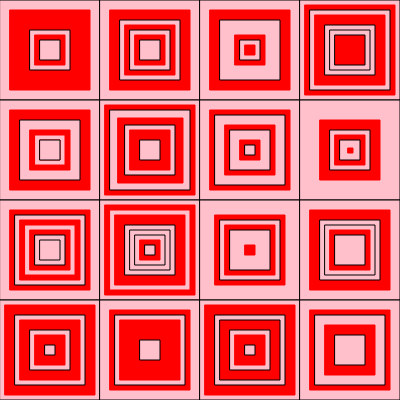
Frame 1 (no input)
Frame 60 (no input): identical to frame 1, image omitted
Frame 120 (the mouse pressed at the canvas centre since frame 60): identical to frame 1, image omitted

The p5.js sketch that drew this single still picture (run headless with seeded random() and noise() and a simulated clock; from frame 60 on, the mouse is pressed at the canvas centre):

// p5.js sketch
// ── sketch.js
function setup() {
  createCanvas(400, 400);
}

function draw() {
  background(220);
}
function draw() {
  
//cuadrado 1
  stroke("black")
fill("pink")
rect(0, 0, 100, 100)

stroke("red")
  fill("red")
  rect(10, 10, 80, 80)
  
  stroke("black")
  fill("pink")
  rect(30, 30, 40, 40)
  
   stroke("red")
  fill("red")
  rect(35, 35, 30, 30)
  
  stroke("black")
  fill("pink")
  rect(40, 40, 20, 20)
  
//cuadrado 2
  stroke("black")
  fill("pink")
  rect(100, 0, 100, 100)
  
  stroke("red")
  fill("red")
  rect(110, 10, 80, 80)
  
  stroke("black")
  fill("pink")
  rect(120, 20, 60, 60)
  
  stroke("red")
  fill("red")
  rect(125, 25, 50, 50)
  
  stroke("black")
  fill("pink")
  rect(130,30, 40, 40)
  
  stroke("red")
  fill("red")
  rect(135, 35, 30, 30)
  
  stroke("black")
  fill("pink")
  rect(140, 40, 20, 20)
  
  //cuadrado 3
  stroke("black")
  fill("pink")
  rect(200, 0, 100, 100)
  
  stroke("red")
  fill("red")
  rect(210, 10, 80, 80)
  
  stroke("black")
  fill("pink")
  rect(220, 20, 60, 60)
  
  stroke("red")
  fill("red")
  rect(235, 35, 30, 30)

  stroke("black")
  fill("pink")
  rect(240, 40, 20, 20)
  
  stroke("red")
  fill("red")
  rect(245, 45, 10, 10)
  
  //cuadrado 4
  stroke("black")
  fill("pink")
  rect(300,0,100,100)
  
  stroke("red")
  fill("red")
  rect(305, 5, 90, 90)
  
  stroke("black")
  fill("pink")
  rect(310, 10, 80, 80)
  
  stroke("red")
  fill("red")
  rect(315, 15, 70, 70)
  
  stroke("black")
  fill("pink")
  rect(325, 25, 50, 50)
  
  stroke("black")
  fill("pink")
  rect(330, 30, 40, 40)
  
  stroke("black")
  fill("red")
  rect(335, 35, 30, 30)
  
  //cuadrado 4
  stroke("black")
  fill("pink")
  rect(0, 100, 100, 100)
  
   stroke("red")
  fill("red")
  rect(10, 110, 80, 80)
  
  stroke("black")
  fill("pink")
  rect(20, 120, 60, 60)

   stroke("red")
  fill("red")
  rect(30, 130, 40, 40)
  
  stroke("red")
  fill("pink")
  rect(35, 135, 30, 30)
  
   stroke("red")
  fill("red")
  rect(40,140, 20, 20)
    
  stroke("black")
  fill("pink")
  rect(40, 140, 20, 20)
  
  //cuadrado 5
  stroke("black")
  fill("pink")
  rect(100, 100, 100, 100)
 
   stroke("red")
  fill("red")
  rect(105, 105, 90, 90)
  
  stroke("black")
  fill("pink")
  rect(110, 110, 80, 80)
  
   stroke("red")
  fill("red")
  rect(118, 118, 65, 65)
  
  stroke("black")
  fill("pink")
  rect(125, 125, 50, 50)
  
   stroke("red")
  fill("red")
  rect(130, 130, 40, 40)
  
  stroke("black")
  fill("pink")
  rect(140, 140, 20, 20)
  
  //cuadrado 6
  stroke("black")
  fill("pink")
  rect(200, 100, 100, 100)
  
   stroke("red")
  fill("red")
  rect(210, 110, 80, 80)
  
  stroke("black")
  fill("pink")
  rect(215, 115, 70, 70)
  
   stroke("red")
  fill("red")
  rect(225, 125, 50, 50)
  
  stroke("black")
  fill("pink")
  rect(230, 130, 40, 40)
  
   stroke("red")
  fill("red")
  rect(240, 140, 20, 20)
  
  stroke("black")
  fill("pink")
  rect(245, 145, 10, 10)
  
  //cuadrado 7
  stroke("black")
  fill("pink")
  rect(300, 100, 100, 100)
  
   stroke("red")
  fill("red")
  rect(320, 120, 60, 60)
  
  stroke("black")
  fill("pink")
  rect(330, 130, 40, 40)
  
   stroke("red")
  fill("red")
  rect(335, 135, 30, 30)
  
  stroke("black")
  fill("pink")
  rect(340, 140, 20, 20)
  
   stroke("red")
  fill("red")
  rect(348, 148, 5, 5)
  
 //cuadrado 8
  stroke("black")
  fill("pink")
  rect(0, 200, 100, 100)
  
  stroke("red")
  fill("red")
  rect(10, 210, 80, 80)
  
  stroke("black")
  fill("pink")
  rect(15, 215, 70, 70)
  
  stroke("red")
  fill("red")
  rect(20, 220, 60, 60)
  
  stroke("red")
  fill("pink")
  rect(25, 225, 50, 50)
  
  stroke("red")
  fill("red")
  rect(30, 230, 40, 40)
  
  stroke("black")
  fill("pink")
  rect(35, 235, 30, 30)
  
  stroke("black")
  fill("pink")
  rect(40, 240, 20, 20)
  
  
  //cuadrado 9
  stroke("black")
  fill("pink")
  rect(100, 200, 100, 100)
  
  stroke("red")
  fill("red")
  rect(105, 205, 90, 90)
    
  stroke("red")
  fill("pink")
  rect(110, 210, 80, 80)
  
stroke("red")
  fill("red")
  rect(115, 215, 70, 70)
  
  stroke("black")
  fill("pink")
  rect(125, 225, 50, 50)
  
  stroke("black")
  fill("pink")
  rect(130, 230, 40, 40)

  stroke("black")
  fill("pink")
  rect(135, 235, 30, 30)
  
  stroke("red")
  fill("red")
  rect(140, 240, 20, 20)
  
  stroke("black")
  fill("pink")
  rect(145, 245, 10, 10)
  
  //cuadrado 10
  stroke("black")
  fill("pink")
  rect(200, 200, 100, 100)
  
  stroke("red")
  fill("red")
  rect(215, 215, 70, 70)
  
  stroke("black")
  fill("pink")
  rect(220, 220, 60, 60)
  
  stroke("red")
  fill("red")
  rect(225, 225, 50, 50)
  
  stroke("black")
  fill("pink")
  rect(230, 230, 40, 40)
  
  stroke("red")
  fill("red")
  rect(245, 245, 10, 10)
  

  //cuadrado 11
  stroke("black")
  fill("pink")
  rect(300, 200, 100, 100)
  
  stroke("red")
  fill("red")
  rect(310, 210, 80, 80)
  
  stroke("black")
  fill("pink")
  rect(320, 220, 60, 60)
  
  stroke("black")
  fill("pink")
  rect(325, 225, 50, 50)
  
  stroke("red")
  fill("red")
  rect(330, 230, 40, 40)
  
  stroke("black")
  fill("pink")
  rect(335, 235, 30, 30)
  
  
  
  //cuadrado 13
  stroke("black")
  fill("pink")
  rect(0, 300, 100, 100)
  
  stroke("red")
  fill("red")
  rect(5, 305, 90, 90)
  
  stroke("black")
  fill("pink")
  rect(15, 315, 70, 70)
  
  stroke("red")
  fill("red")
  rect(20, 320, 60, 60)
  
  stroke("black")
  fill("pink")
  rect(30, 330, 40, 40)
  
  stroke("red")
  fill("red")
  rect(35, 335, 30, 30)
  
  stroke("black")
  fill("pink")
  rect(45, 345, 10, 10)
  
  //cuadrado 14
  stroke("black")
  fill("pink")
  rect(100, 300, 100, 100)
  
  stroke("red")
  fill("red")
  rect(110, 310, 80, 80)
  
  stroke("black")
  fill("pink")
  rect(115, 315, 70, 70)
  
  stroke("red")
  fill("red")
  rect(120, 320, 60, 60)
  
  stroke("black")
  fill("pink")
  rect(140, 340, 20, 20)
  
  //cuadrado 15
  stroke("black")
  fill("pink")
  rect(200, 300, 100, 100)
  
  stroke("red")
  fill("red")
  rect(205, 305, 90, 90)
  
  stroke("black")
  fill("pink")
  rect(215, 315, 70, 70)
  
  stroke("black")
  fill("red")
  rect(220, 320, 60, 60)
  
  stroke("black")
  fill("pink")
  rect(230, 330, 40, 40)
  
  stroke("red")
  fill("red")
  rect(235, 335, 30, 30)
  
  stroke("black")
  fill("pink")
  rect(245, 345, 10, 10)
  
  //cuadrado 16
  stroke("black")
  fill("pink")
  rect(300, 300, 100, 100)
  
  stroke("red")
  fill("red")
  rect(310, 310, 80, 80)
  
  stroke("black")
  fill("pink")
  rect(315, 315, 70, 70)
  
  stroke("red")
  fill("red")
  rect(325, 325, 50, 50)
  
  stroke("black")
  fill("pink")
  rect(335, 335, 30, 30)
}
